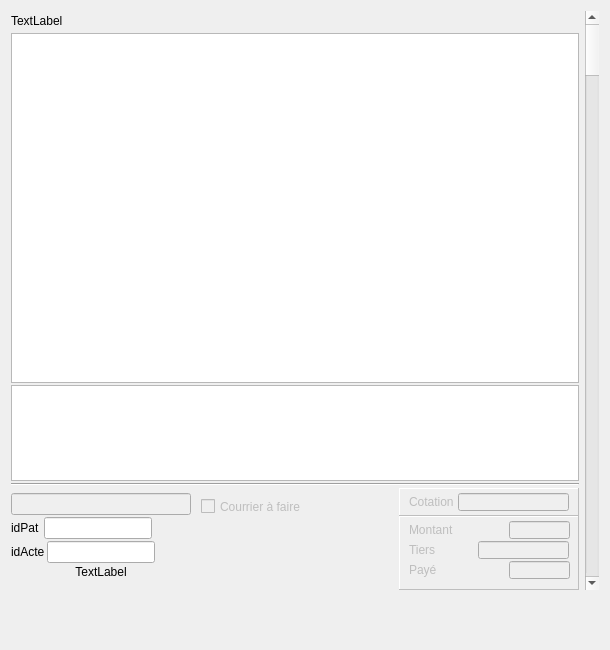
<?xml version="1.0" encoding="UTF-8"?>
<ui version="4.0">
 <class>dlg_actesprecedents</class>
 <widget class="QDialog" name="dlg_actesprecedents">
  <property name="geometry">
   <rect>
    <x>0</x>
    <y>0</y>
    <width>610</width>
    <height>650</height>
   </rect>
  </property>
  <property name="sizePolicy">
   <sizepolicy hsizetype="Fixed" vsizetype="Fixed">
    <horstretch>0</horstretch>
    <verstretch>0</verstretch>
   </sizepolicy>
  </property>
  <property name="minimumSize">
   <size>
    <width>610</width>
    <height>550</height>
   </size>
  </property>
  <property name="maximumSize">
   <size>
    <width>1900</width>
    <height>1900</height>
   </size>
  </property>
  <property name="windowTitle">
   <string>Dialog</string>
  </property>
  <layout class="QVBoxLayout" name="verticalLayout_5">
   <item>
    <layout class="QHBoxLayout" name="horizontalLayout_6">
     <item>
      <layout class="QVBoxLayout" name="verticalLayout" stretch="1,55,15,0,2">
       <property name="spacing">
        <number>2</number>
       </property>
       <item>
        <layout class="QHBoxLayout" name="horizontalLayout" stretch="5,2">
         <item>
          <widget class="UpLabel" name="EnteteupLabel">
           <property name="text">
            <string>TextLabel</string>
           </property>
          </widget>
         </item>
         <item>
          <spacer name="horizontalSpacer_5">
           <property name="orientation">
            <enum>Qt::Horizontal</enum>
           </property>
           <property name="sizeHint" stdset="0">
            <size>
             <width>40</width>
             <height>20</height>
            </size>
           </property>
          </spacer>
         </item>
        </layout>
       </item>
       <item>
        <widget class="UpTextEdit" name="CorpsupTextEdit">
         <property name="focusPolicy">
          <enum>Qt::StrongFocus</enum>
         </property>
         <property name="readOnly">
          <bool>true</bool>
         </property>
        </widget>
       </item>
       <item>
        <widget class="UpTextEdit" name="ConclusionupTextEdit">
         <property name="focusPolicy">
          <enum>Qt::StrongFocus</enum>
         </property>
         <property name="readOnly">
          <bool>true</bool>
         </property>
        </widget>
       </item>
       <item>
        <widget class="Line" name="line">
         <property name="orientation">
          <enum>Qt::Horizontal</enum>
         </property>
        </widget>
       </item>
       <item>
        <widget class="QWidget" name="RenseignementsWidget" native="true">
         <layout class="QHBoxLayout" name="ResumeLayout" stretch="1,1,20,1">
          <property name="spacing">
           <number>5</number>
          </property>
          <property name="leftMargin">
           <number>0</number>
          </property>
          <property name="topMargin">
           <number>0</number>
          </property>
          <property name="rightMargin">
           <number>0</number>
          </property>
          <property name="bottomMargin">
           <number>0</number>
          </property>
          <item>
           <layout class="QVBoxLayout" name="verticalLayout_3">
            <property name="spacing">
             <number>2</number>
            </property>
            <property name="leftMargin">
             <number>0</number>
            </property>
            <property name="topMargin">
             <number>5</number>
            </property>
            <property name="rightMargin">
             <number>5</number>
            </property>
            <property name="bottomMargin">
             <number>5</number>
            </property>
            <item>
             <widget class="QLineEdit" name="CreateurConsultlineEdit">
              <property name="enabled">
               <bool>false</bool>
              </property>
              <property name="minimumSize">
               <size>
                <width>180</width>
                <height>0</height>
               </size>
              </property>
              <property name="focusPolicy">
               <enum>Qt::NoFocus</enum>
              </property>
              <property name="contextMenuPolicy">
               <enum>Qt::NoContextMenu</enum>
              </property>
              <property name="alignment">
               <set>Qt::AlignCenter</set>
              </property>
              <property name="readOnly">
               <bool>true</bool>
              </property>
             </widget>
            </item>
            <item>
             <layout class="QHBoxLayout" name="horizontalLayout_3">
              <property name="topMargin">
               <number>0</number>
              </property>
              <item>
               <widget class="QLabel" name="DateCreationDossierLabel_3">
                <property name="minimumSize">
                 <size>
                  <width>31</width>
                  <height>20</height>
                 </size>
                </property>
                <property name="contextMenuPolicy">
                 <enum>Qt::NoContextMenu</enum>
                </property>
                <property name="text">
                 <string>idPat</string>
                </property>
               </widget>
              </item>
              <item>
               <widget class="QLineEdit" name="idPatientlineEdit">
                <property name="focusPolicy">
                 <enum>Qt::NoFocus</enum>
                </property>
                <property name="contextMenuPolicy">
                 <enum>Qt::NoContextMenu</enum>
                </property>
                <property name="alignment">
                 <set>Qt::AlignRight|Qt::AlignTrailing|Qt::AlignVCenter</set>
                </property>
                <property name="readOnly">
                 <bool>true</bool>
                </property>
               </widget>
              </item>
              <item>
               <spacer name="horizontalSpacer">
                <property name="orientation">
                 <enum>Qt::Horizontal</enum>
                </property>
                <property name="sizeHint" stdset="0">
                 <size>
                  <width>13</width>
                  <height>20</height>
                 </size>
                </property>
               </spacer>
              </item>
             </layout>
            </item>
            <item>
             <layout class="QHBoxLayout" name="horizontalLayout_2">
              <item>
               <widget class="QLabel" name="IdActeLabel">
                <property name="minimumSize">
                 <size>
                  <width>31</width>
                  <height>20</height>
                 </size>
                </property>
                <property name="contextMenuPolicy">
                 <enum>Qt::NoContextMenu</enum>
                </property>
                <property name="text">
                 <string>idActe</string>
                </property>
               </widget>
              </item>
              <item>
               <widget class="QLineEdit" name="idActelineEdit">
                <property name="focusPolicy">
                 <enum>Qt::NoFocus</enum>
                </property>
                <property name="contextMenuPolicy">
                 <enum>Qt::NoContextMenu</enum>
                </property>
                <property name="alignment">
                 <set>Qt::AlignRight|Qt::AlignTrailing|Qt::AlignVCenter</set>
                </property>
                <property name="readOnly">
                 <bool>true</bool>
                </property>
               </widget>
              </item>
              <item>
               <spacer name="horizontalSpacer_2">
                <property name="orientation">
                 <enum>Qt::Horizontal</enum>
                </property>
                <property name="sizeHint" stdset="0">
                 <size>
                  <width>13</width>
                  <height>20</height>
                 </size>
                </property>
               </spacer>
              </item>
             </layout>
            </item>
            <item>
             <widget class="QLabel" name="NoActelabel">
              <property name="text">
               <string>TextLabel</string>
              </property>
              <property name="alignment">
               <set>Qt::AlignCenter</set>
              </property>
             </widget>
            </item>
            <item>
             <spacer name="verticalSpacer">
              <property name="orientation">
               <enum>Qt::Vertical</enum>
              </property>
              <property name="sizeHint" stdset="0">
               <size>
                <width>20</width>
                <height>20</height>
               </size>
              </property>
             </spacer>
            </item>
           </layout>
          </item>
          <item>
           <layout class="QVBoxLayout" name="verticalLayout_4">
            <property name="spacing">
             <number>0</number>
            </property>
            <property name="topMargin">
             <number>8</number>
            </property>
            <property name="bottomMargin">
             <number>5</number>
            </property>
            <item>
             <widget class="QCheckBox" name="CourrierAFairecheckBox">
              <property name="enabled">
               <bool>false</bool>
              </property>
              <property name="sizePolicy">
               <sizepolicy hsizetype="Minimum" vsizetype="Minimum">
                <horstretch>0</horstretch>
                <verstretch>0</verstretch>
               </sizepolicy>
              </property>
              <property name="minimumSize">
               <size>
                <width>0</width>
                <height>21</height>
               </size>
              </property>
              <property name="focusPolicy">
               <enum>Qt::NoFocus</enum>
              </property>
              <property name="contextMenuPolicy">
               <enum>Qt::NoContextMenu</enum>
              </property>
              <property name="text">
               <string>Courrier à faire</string>
              </property>
             </widget>
            </item>
            <item>
             <spacer name="verticalSpacer_3">
              <property name="orientation">
               <enum>Qt::Vertical</enum>
              </property>
              <property name="sizeHint" stdset="0">
               <size>
                <width>20</width>
                <height>40</height>
               </size>
              </property>
             </spacer>
            </item>
           </layout>
          </item>
          <item>
           <spacer name="horizontalSpacer_4">
            <property name="orientation">
             <enum>Qt::Horizontal</enum>
            </property>
            <property name="sizeHint" stdset="0">
             <size>
              <width>40</width>
              <height>20</height>
             </size>
            </property>
           </spacer>
          </item>
          <item>
           <widget class="QWidget" name="Comptawidget" native="true">
            <property name="minimumSize">
             <size>
              <width>0</width>
              <height>102</height>
             </size>
            </property>
            <layout class="QHBoxLayout" name="horizontalLayout_4" stretch="0">
             <property name="spacing">
              <number>5</number>
             </property>
             <property name="leftMargin">
              <number>0</number>
             </property>
             <property name="topMargin">
              <number>0</number>
             </property>
             <property name="rightMargin">
              <number>0</number>
             </property>
             <property name="bottomMargin">
              <number>0</number>
             </property>
             <item>
              <layout class="QVBoxLayout" name="verticalLayout_2">
               <property name="spacing">
                <number>0</number>
               </property>
               <item>
                <widget class="QFrame" name="Cotationframe">
                 <property name="enabled">
                  <bool>false</bool>
                 </property>
                 <property name="sizePolicy">
                  <sizepolicy hsizetype="Minimum" vsizetype="Minimum">
                   <horstretch>0</horstretch>
                   <verstretch>0</verstretch>
                  </sizepolicy>
                 </property>
                 <property name="minimumSize">
                  <size>
                   <width>180</width>
                   <height>28</height>
                  </size>
                 </property>
                 <property name="maximumSize">
                  <size>
                   <width>16777215</width>
                   <height>28</height>
                  </size>
                 </property>
                 <property name="contextMenuPolicy">
                  <enum>Qt::NoContextMenu</enum>
                 </property>
                 <property name="frameShape">
                  <enum>QFrame::Panel</enum>
                 </property>
                 <property name="frameShadow">
                  <enum>QFrame::Raised</enum>
                 </property>
                 <widget class="QLabel" name="ActeCotationLabel">
                  <property name="geometry">
                   <rect>
                    <x>10</x>
                    <y>5</y>
                    <width>60</width>
                    <height>18</height>
                   </rect>
                  </property>
                  <property name="contextMenuPolicy">
                   <enum>Qt::NoContextMenu</enum>
                  </property>
                  <property name="text">
                   <string>Cotation</string>
                  </property>
                 </widget>
                 <widget class="QLineEdit" name="ActeCotationlineEdit">
                  <property name="geometry">
                   <rect>
                    <x>59</x>
                    <y>5</y>
                    <width>111</width>
                    <height>18</height>
                   </rect>
                  </property>
                  <property name="focusPolicy">
                   <enum>Qt::NoFocus</enum>
                  </property>
                  <property name="contextMenuPolicy">
                   <enum>Qt::NoContextMenu</enum>
                  </property>
                  <property name="alignment">
                   <set>Qt::AlignCenter</set>
                  </property>
                 </widget>
                </widget>
               </item>
               <item>
                <widget class="QFrame" name="Comptaframe">
                 <property name="enabled">
                  <bool>false</bool>
                 </property>
                 <property name="sizePolicy">
                  <sizepolicy hsizetype="Minimum" vsizetype="Minimum">
                   <horstretch>0</horstretch>
                   <verstretch>0</verstretch>
                  </sizepolicy>
                 </property>
                 <property name="minimumSize">
                  <size>
                   <width>180</width>
                   <height>74</height>
                  </size>
                 </property>
                 <property name="contextMenuPolicy">
                  <enum>Qt::NoContextMenu</enum>
                 </property>
                 <property name="frameShape">
                  <enum>QFrame::Panel</enum>
                 </property>
                 <property name="frameShadow">
                  <enum>QFrame::Raised</enum>
                 </property>
                 <widget class="QLabel" name="PaiementLabel">
                  <property name="geometry">
                   <rect>
                    <x>10</x>
                    <y>25</y>
                    <width>50</width>
                    <height>18</height>
                   </rect>
                  </property>
                  <property name="contextMenuPolicy">
                   <enum>Qt::NoContextMenu</enum>
                  </property>
                  <property name="text">
                   <string>Tiers</string>
                  </property>
                 </widget>
                 <widget class="QLabel" name="PayeLabel">
                  <property name="geometry">
                   <rect>
                    <x>10</x>
                    <y>45</y>
                    <width>50</width>
                    <height>18</height>
                   </rect>
                  </property>
                  <property name="contextMenuPolicy">
                   <enum>Qt::NoContextMenu</enum>
                  </property>
                  <property name="text">
                   <string>Payé</string>
                  </property>
                 </widget>
                 <widget class="QLineEdit" name="PayelineEdit">
                  <property name="geometry">
                   <rect>
                    <x>110</x>
                    <y>45</y>
                    <width>61</width>
                    <height>18</height>
                   </rect>
                  </property>
                  <property name="focusPolicy">
                   <enum>Qt::NoFocus</enum>
                  </property>
                  <property name="contextMenuPolicy">
                   <enum>Qt::NoContextMenu</enum>
                  </property>
                  <property name="alignment">
                   <set>Qt::AlignRight|Qt::AlignTrailing|Qt::AlignVCenter</set>
                  </property>
                 </widget>
                 <widget class="QLineEdit" name="PaiementlineEdit">
                  <property name="geometry">
                   <rect>
                    <x>79</x>
                    <y>25</y>
                    <width>91</width>
                    <height>18</height>
                   </rect>
                  </property>
                  <property name="focusPolicy">
                   <enum>Qt::NoFocus</enum>
                  </property>
                  <property name="contextMenuPolicy">
                   <enum>Qt::NoContextMenu</enum>
                  </property>
                  <property name="alignment">
                   <set>Qt::AlignCenter</set>
                  </property>
                 </widget>
                 <widget class="QLineEdit" name="ActeMontantlineEdit">
                  <property name="geometry">
                   <rect>
                    <x>110</x>
                    <y>5</y>
                    <width>61</width>
                    <height>18</height>
                   </rect>
                  </property>
                  <property name="focusPolicy">
                   <enum>Qt::NoFocus</enum>
                  </property>
                  <property name="contextMenuPolicy">
                   <enum>Qt::NoContextMenu</enum>
                  </property>
                  <property name="alignment">
                   <set>Qt::AlignRight|Qt::AlignTrailing|Qt::AlignVCenter</set>
                  </property>
                 </widget>
                 <widget class="QLabel" name="ActeMontantLabel">
                  <property name="geometry">
                   <rect>
                    <x>10</x>
                    <y>5</y>
                    <width>90</width>
                    <height>18</height>
                   </rect>
                  </property>
                  <property name="contextMenuPolicy">
                   <enum>Qt::NoContextMenu</enum>
                  </property>
                  <property name="text">
                   <string>Montant</string>
                  </property>
                 </widget>
                </widget>
               </item>
               <item>
                <spacer name="verticalSpacer_5">
                 <property name="orientation">
                  <enum>Qt::Vertical</enum>
                 </property>
                 <property name="sizeHint" stdset="0">
                  <size>
                   <width>20</width>
                   <height>40</height>
                  </size>
                 </property>
                </spacer>
               </item>
              </layout>
             </item>
            </layout>
           </widget>
          </item>
         </layout>
        </widget>
       </item>
      </layout>
     </item>
     <item>
      <widget class="QScrollBar" name="ScrollBar">
       <property name="orientation">
        <enum>Qt::Vertical</enum>
       </property>
      </widget>
     </item>
    </layout>
   </item>
   <item>
    <layout class="QHBoxLayout" name="horizontalLayout_5" stretch="50,3">
     <property name="spacing">
      <number>5</number>
     </property>
     <property name="leftMargin">
      <number>5</number>
     </property>
     <property name="topMargin">
      <number>5</number>
     </property>
     <property name="rightMargin">
      <number>5</number>
     </property>
     <property name="bottomMargin">
      <number>5</number>
     </property>
     <item>
      <spacer name="horizontalSpacer_3">
       <property name="orientation">
        <enum>Qt::Horizontal</enum>
       </property>
       <property name="sizeHint" stdset="0">
        <size>
         <width>40</width>
         <height>20</height>
        </size>
       </property>
      </spacer>
     </item>
     <item>
      <widget class="QWidget" name="widget_2" native="true">
       <property name="sizePolicy">
        <sizepolicy hsizetype="Fixed" vsizetype="Fixed">
         <horstretch>0</horstretch>
         <verstretch>0</verstretch>
        </sizepolicy>
       </property>
       <property name="minimumSize">
        <size>
         <width>165</width>
         <height>33</height>
        </size>
       </property>
       <widget class="UpSmallButton" name="FermepushButton">
        <property name="geometry">
         <rect>
          <x>130</x>
          <y>0</y>
          <width>35</width>
          <height>35</height>
         </rect>
        </property>
        <property name="focusPolicy">
         <enum>Qt::NoFocus</enum>
        </property>
        <property name="contextMenuPolicy">
         <enum>Qt::NoContextMenu</enum>
        </property>
        <property name="toolTip">
         <string/>
        </property>
        <property name="text">
         <string/>
        </property>
        <property name="icon">
         <iconset resource="Images/images.qrc">
          <normaloff>:/shutdown.png</normaloff>:/shutdown.png</iconset>
        </property>
        <property name="iconSize">
         <size>
          <width>35</width>
          <height>35</height>
         </size>
        </property>
        <property name="autoDefault">
         <bool>false</bool>
        </property>
        <property name="flat">
         <bool>true</bool>
        </property>
       </widget>
       <widget class="UpSmallButton" name="DernierActepushButton">
        <property name="geometry">
         <rect>
          <x>90</x>
          <y>0</y>
          <width>30</width>
          <height>30</height>
         </rect>
        </property>
        <property name="focusPolicy">
         <enum>Qt::NoFocus</enum>
        </property>
        <property name="contextMenuPolicy">
         <enum>Qt::NoContextMenu</enum>
        </property>
        <property name="toolTip">
         <string>Dernier
acte</string>
        </property>
        <property name="text">
         <string/>
        </property>
        <property name="icon">
         <iconset resource="Images/images.qrc">
          <normaloff>:/button_blue_last.png</normaloff>:/button_blue_last.png</iconset>
        </property>
        <property name="iconSize">
         <size>
          <width>30</width>
          <height>30</height>
         </size>
        </property>
        <property name="autoDefault">
         <bool>false</bool>
        </property>
        <property name="flat">
         <bool>true</bool>
        </property>
       </widget>
       <widget class="UpSmallButton" name="ActeSuivantpushButton">
        <property name="geometry">
         <rect>
          <x>60</x>
          <y>0</y>
          <width>30</width>
          <height>30</height>
         </rect>
        </property>
        <property name="maximumSize">
         <size>
          <width>650</width>
          <height>460</height>
         </size>
        </property>
        <property name="focusPolicy">
         <enum>Qt::NoFocus</enum>
        </property>
        <property name="contextMenuPolicy">
         <enum>Qt::NoContextMenu</enum>
        </property>
        <property name="toolTip">
         <string>Consultation
suivante</string>
        </property>
        <property name="text">
         <string/>
        </property>
        <property name="icon">
         <iconset resource="Images/images.qrc">
          <normaloff>:/button_blue_play.png</normaloff>:/button_blue_play.png</iconset>
        </property>
        <property name="iconSize">
         <size>
          <width>30</width>
          <height>30</height>
         </size>
        </property>
        <property name="autoDefault">
         <bool>false</bool>
        </property>
        <property name="flat">
         <bool>true</bool>
        </property>
       </widget>
       <widget class="UpSmallButton" name="PremierActepushButton">
        <property name="geometry">
         <rect>
          <x>0</x>
          <y>0</y>
          <width>30</width>
          <height>30</height>
         </rect>
        </property>
        <property name="focusPolicy">
         <enum>Qt::NoFocus</enum>
        </property>
        <property name="contextMenuPolicy">
         <enum>Qt::NoContextMenu</enum>
        </property>
        <property name="toolTip">
         <string>Premier
acte</string>
        </property>
        <property name="text">
         <string/>
        </property>
        <property name="icon">
         <iconset resource="Images/images.qrc">
          <normaloff>:/button_blue_first.png</normaloff>:/button_blue_first.png</iconset>
        </property>
        <property name="iconSize">
         <size>
          <width>30</width>
          <height>30</height>
         </size>
        </property>
        <property name="autoDefault">
         <bool>false</bool>
        </property>
        <property name="flat">
         <bool>true</bool>
        </property>
       </widget>
       <widget class="UpSmallButton" name="ActePrecedentpushButton">
        <property name="geometry">
         <rect>
          <x>30</x>
          <y>0</y>
          <width>30</width>
          <height>30</height>
         </rect>
        </property>
        <property name="focusPolicy">
         <enum>Qt::NoFocus</enum>
        </property>
        <property name="contextMenuPolicy">
         <enum>Qt::NoContextMenu</enum>
        </property>
        <property name="toolTip">
         <string>Consultation
précédente</string>
        </property>
        <property name="text">
         <string/>
        </property>
        <property name="icon">
         <iconset resource="Images/images.qrc">
          <normaloff>:/button_blue_rear.png</normaloff>:/button_blue_rear.png</iconset>
        </property>
        <property name="iconSize">
         <size>
          <width>30</width>
          <height>30</height>
         </size>
        </property>
        <property name="autoDefault">
         <bool>false</bool>
        </property>
        <property name="flat">
         <bool>true</bool>
        </property>
       </widget>
      </widget>
     </item>
    </layout>
   </item>
  </layout>
 </widget>
 <customwidgets>
  <customwidget>
   <class>UpSmallButton</class>
   <extends>QPushButton</extends>
   <header>upsmallbutton.h</header>
  </customwidget>
  <customwidget>
   <class>UpLabel</class>
   <extends>QLabel</extends>
   <header>uplabel.h</header>
  </customwidget>
  <customwidget>
   <class>UpTextEdit</class>
   <extends>QTextEdit</extends>
   <header>uptextedit.h</header>
  </customwidget>
 </customwidgets>
 <resources>
  <include location="Images/images.qrc"/>
 </resources>
 <connections/>
</ui>
